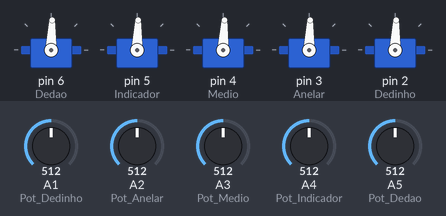
A sketch run on a simulated Arduino Uno, built with avr-gcc and run on an emulated ATmega328P. On the bench: 5 × servo. The inputs (shaded band) are chosen by the test bench; at power-on: A1 (Pot_Dedinho) = 512, A3 (Pot_Medio) = 512, A2 (Pot_Anelar) = 512, A4 (Pot_Indicador) = 512, A5 (Pot_Dedao) = 512. What the sketch prints to the serial monitor is not drawn.

Above: at 1.2 s.
1.3 s: A1 (Pot_Dedinho) set to 716
At 2.5 s:
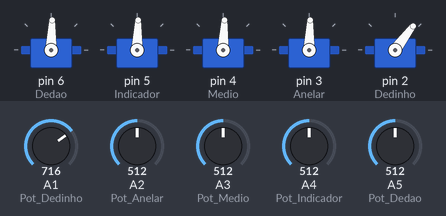
2.8 s: A3 (Pot_Medio) set to 716
At 3.8 s:
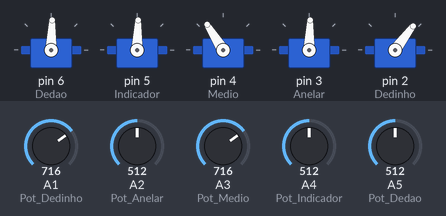
4.3 s: A2 (Pot_Anelar) set to 306
At 5.2 s:
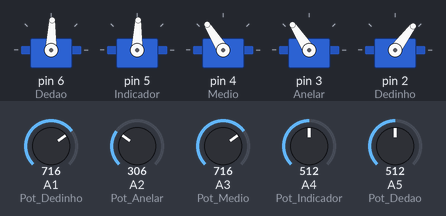
5.8 s: A4 (Pot_Indicador) set to 992
At 6.7 s:
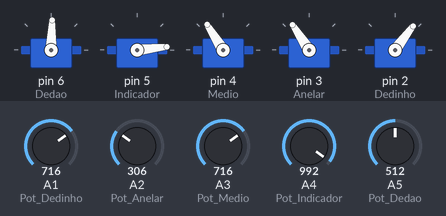
7.3 s: A5 (Pot_Dedao) set to 30
At 8.5 s:
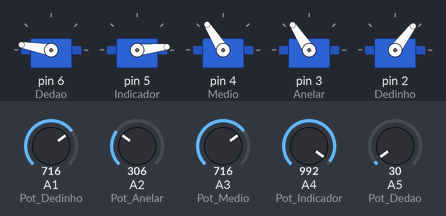
8.8 s: A3 (Pot_Medio) set to 992
At 10.0 s:
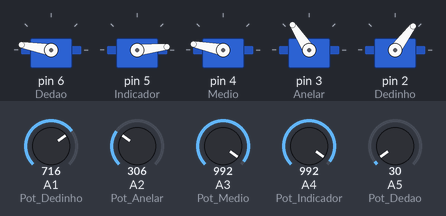
Timing chart, 0 to 11.3 s (numbered marks = the images above; inputs shaded):
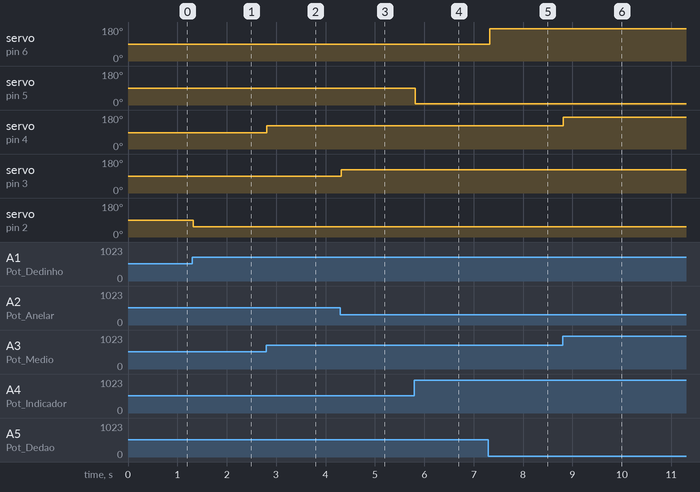

The sketch:

Mao_Robotica.ino
```cpp
//inclusão da biblioteca para servo motores
#include <Servo.h>

//declaração objetos servo
Servo Indicador;
Servo Medio;
Servo Anelar;
Servo Dedinho;
Servo Dedao;

//Pinos onde estão conectados os potenciômetros
int Pot_Dedao = A5;
int Pot_Indicador = A4;
int Pot_Medio = A3;
int Pot_Anelar = A2;
int Pot_Dedinho = A1;

//variáveis para controle dos potenciômetros
int Val_Indicador;
int Val_Medio;
int Val_Anelar;
int Val_Dedinho;
int Val_Dedao;

void setup(){
  //definição portas dos servo motores
  Serial.begin(9600);
  Dedao.attach(6);
  Indicador.attach(5);
  Medio.attach(4);
  Anelar.attach(3);
  Dedinho.attach(2);


  pinMode(Pot_Indicador, INPUT);
}
void loop(){

  Serial.println(Val_Indicador);
  Val_Indicador = analogRead(Pot_Indicador);
  Val_Indicador = map(Val_Indicador, 0, 1023, 175, 0);
  Indicador.write(Val_Indicador);

  Serial.println(Val_Medio);
  Val_Medio = analogRead(Pot_Medio);
  Val_Medio = map(Val_Medio, 0, 1023, 0, 175);
  Medio.write(Val_Medio);

  Serial.println(Val_Anelar);
  Val_Anelar = analogRead(Pot_Anelar);
  Val_Anelar = map(Val_Anelar, 0, 1023, 175, 0);
  Anelar.write(Val_Anelar);

  Serial.println(Val_Dedinho);
  Val_Dedinho = analogRead(Pot_Dedinho);
  Val_Dedinho = map(Val_Dedinho, 0, 1023, 175, 0);
  Dedinho.write(Val_Dedinho);

  Serial.println(Val_Dedao);
  Val_Dedao = analogRead(Pot_Dedao);
  Val_Dedao = map(Val_Dedao, 0, 1023, 175, 0);
  Dedao.write(Val_Dedao);

}
    
```

Measured:
- after the input at 1.3 s, servo on pin 2 (Dedinho): 88° → 53° at once
- after the input at 2.8 s, servo on pin 4 (Medio): 87° → 122° at once
- after the input at 4.3 s, servo on pin 3 (Anelar): 88° → 123° at once
- after the input at 5.8 s, servo on pin 5 (Indicador): 88° → 6° at once
- after the input at 7.3 s, servo on pin 6 (Dedao): 88° → 170° at once
- after the input at 8.8 s, servo on pin 4 (Medio): 122° → 169° at once
